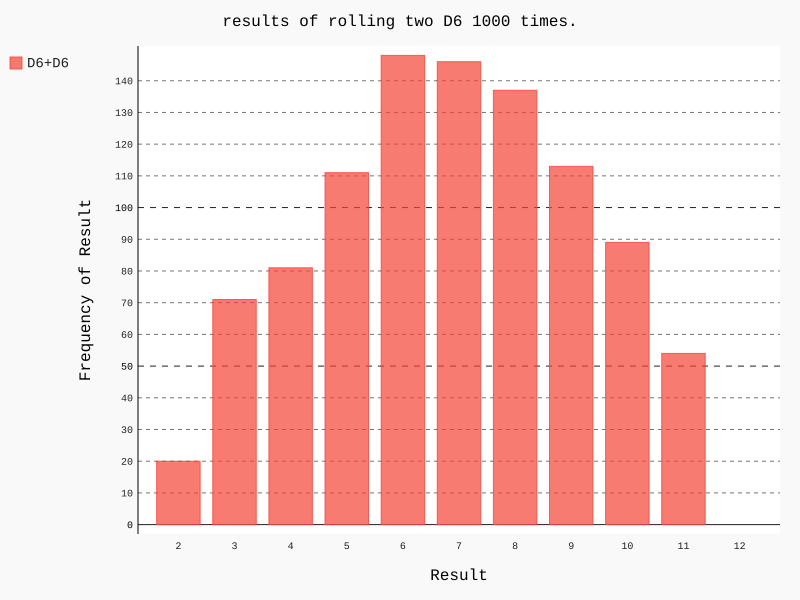

The Python source for this figure:
import pygal
from die import Die


# Create a D6
die_1 = Die()
die_2 = Die()
# Make some rolls, and store results in a list.
results = []
for roll_num in range(1000):
    result = die_1.roll() + die_2.roll()
    results.append(result)

print(results)

# Analyze the results.
frequencies = []
max_result = die_1.num_sides + die_2.num_sides
for value in range(2, max_result):
    frequency = results.count(value)
    frequencies.append(frequency)

print(frequencies)

# Visualize the results.
hist = pygal.Bar()

hist.title = " results of rolling two D6 1000 times."
hist.x_labels = ['2', '3', '4', '5', '6', '7', '8', '9', '10', '11', '12']
hist.x_title = "Result"
hist.y_title = "Frequency of Result"

hist.add('D6+D6', frequencies)
hist.render_to_file('Data_Visualization/die_visual.svg')
